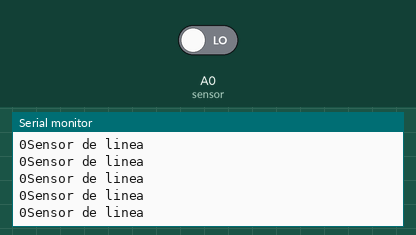
Bench run of a sketch on a simulated Arduino Uno, built with avr-gcc and run on an emulated ATmega328P. Parts: the last lines printed to the serial monitor. Inputs (shaded band) come from the test bench; at power-on: A0 (sensor) LOW.

Above: at 1.3 s.
1.4 s: A0 (sensor) driven HIGH
At 1.44 s:
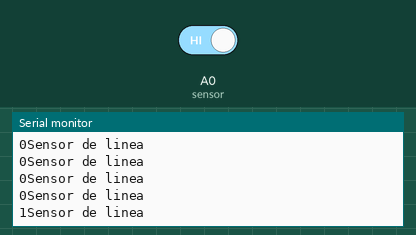
4.4 s: A0 (sensor) driven LOW
At 4.45 s:
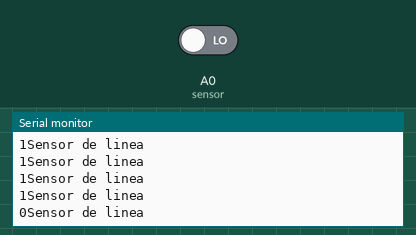

Measured:
- after the input at 1.4 s, the serial monitor: prints a new line at once (image 1)
- after the input at 4.4 s, the serial monitor: prints a new line at once (image 2)

The sketch:

IrCheck.ino
```cpp
int sensor = A0;
int lectura = 0;

void setup()
{
  Serial.begin(9600);
  delay(100);
}

void loop()
{
  lectura=digitalRead(sensor);
  Serial.println("Sensor de linea");
  Serial.print(lectura);
  delay(50);
}
```
